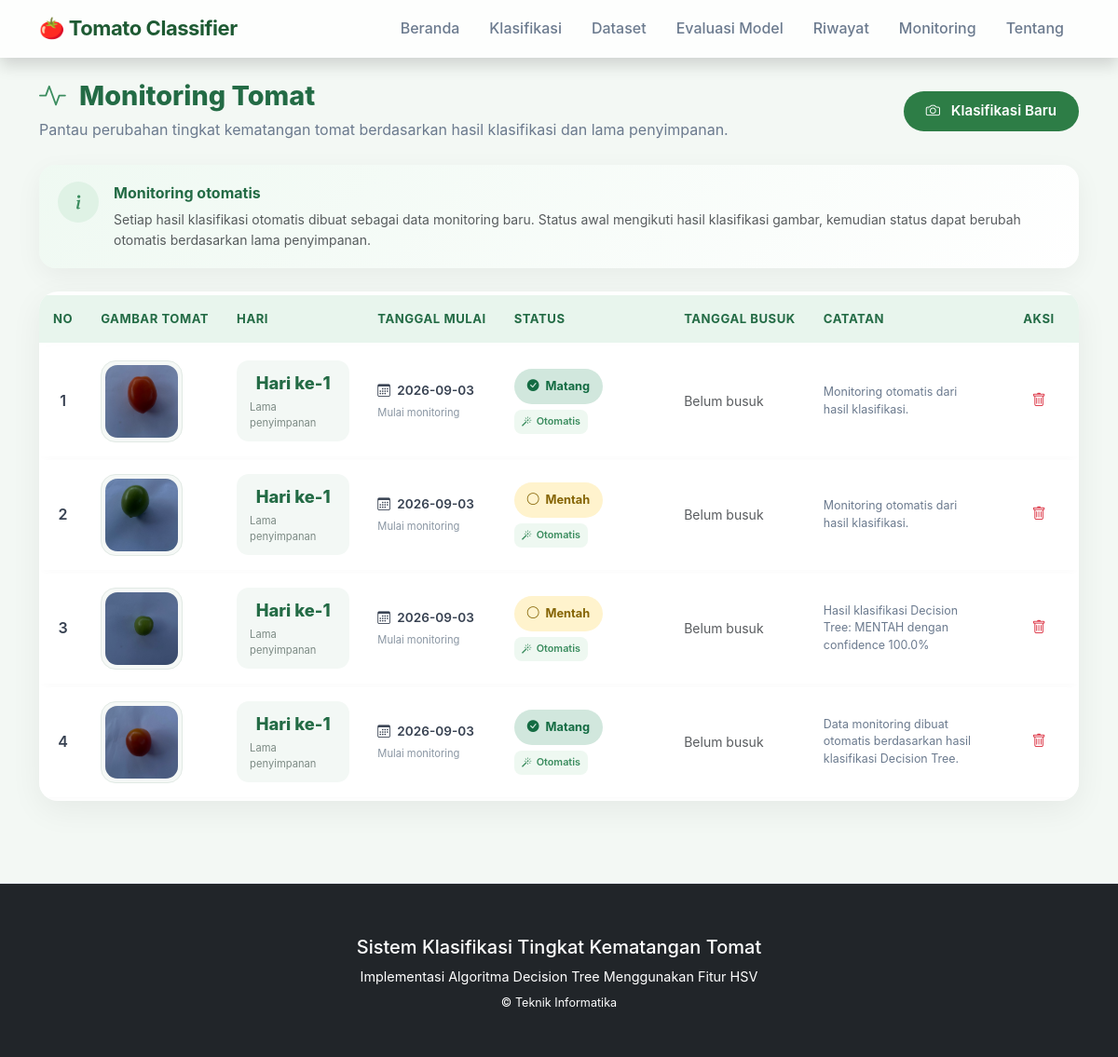
Screenshot of /monitoring with the database file from the repository.
### tables this page shows
CREATE TABLE monitoring (

            id INTEGER PRIMARY KEY AUTOINCREMENT,

            nama_tomat TEXT NOT NULL,

            filename TEXT,

            tanggal_mulai TEXT NOT NULL,

            status TEXT NOT NULL,

            tanggal_busuk TEXT,

            keterangan TEXT,

            created_at TEXT

        );

### app.py (the view, shortened to what this page needs)
@app.route("/monitoring")
def monitoring():
    data = get_monitoring()
    today = datetime.now().date()
    monitoring_data = []
    for item in data:
        try:
            tanggal_mulai = datetime.strptime(
                item["tanggal_mulai"],
                "%Y-%m-%d"
            ).date()
        except (
            ValueError,
            TypeError
        ):
            tanggal_mulai = today
        lama_hari = (
            today - tanggal_mulai
        ).days + 1
        lama_hari = max(
            lama_hari,
            1
        )
        status_awal = item["status"]
        status_sekarang = (
            calculate_monitoring_status(
                status_awal,
                lama_hari
            )
        )
        tanggal_busuk = (
            item["tanggal_busuk"]
        )
        monitoring_data.append({
            "id": item["id"],
            "nama_tomat": item["nama_tomat"],
            "filename": item["filename"],
            "tanggal_mulai": item["tanggal_mulai"],
            "status": status_sekarang,
            "status_awal": status_awal,
            "tanggal_busuk": tanggal_busuk,
            "keterangan": item["keterangan"],
            "created_at": item["created_at"],
            "lama_penyimpanan": lama_hari
        })
    return render_template(
        "monitoring.html",
        monitoring=monitoring_data
    )

### app.py (called while the page is built)
def calculate_monitoring_status(
    status_awal,
    lama_hari
):
    status_awal = str(
        status_awal
    ).strip().lower()
    if status_awal == "matang":
        if lama_hari <= 2:
            return "Matang"
        return "Busuk"
    if status_awal == "mentah":
        if lama_hari <= 2:
            return "Mentah"
        elif lama_hari <= 4:
            return "Setengah Matang"
        elif lama_hari <= 7:
            return "Matang"
        else:
            return "Busuk"
    return "Mentah"

### database.py (called while the page is built)
def get_connection():
    conn = sqlite3.connect(DATABASE)
    conn.row_factory = sqlite3.Row
    return conn

def get_monitoring():
    conn = get_connection()
    cursor = conn.cursor()
    cursor.execute("""
        SELECT *
        FROM monitoring
        ORDER BY id DESC
    """)
    data = cursor.fetchall()
    conn.close()
    return data

### templates/monitoring.html (shortened to what this page needs)
{% extends "base.html" %} {% block title %} Monitoring Tomat {% endblock %} {%
block content %}
<div class="monitoring-page">
  <div class="monitoring-header">
    <div
      class="d-flex justify-content-between align-items-center flex-wrap gap-3"
    >
      <div>
        <h2 class="monitoring-title">
          <i class="bi bi-activity me-2"></i>
          Monitoring Tomat
        </h2>
        <p class="monitoring-description">
          Pantau perubahan tingkat kematangan tomat berdasarkan hasil
          klasifikasi dan lama penyimpanan.
        </p>
      </div>
      <a
        href="{{ url_for('klasifikasi') }}"
        class="btn btn-success rounded-pill px-4"
      >
        <i class="bi bi-camera me-2"></i>
        Klasifikasi Baru
      </a>
    </div>
  </div>
  <div class="monitoring-info">
    <div class="d-flex align-items-start gap-3">
      <div class="monitoring-info-icon">
        <i class="bi bi-info-lg"></i>
      </div>
      <div>
        <div class="monitoring-info-title">Monitoring otomatis</div>
        <div class="small text-muted mt-1">
          Setiap hasil klasifikasi otomatis dibuat sebagai data monitoring baru.
          Status awal mengikuti hasil klasifikasi gambar, kemudian status dapat
          berubah otomatis berdasarkan lama penyimpanan.
        </div>
      </div>
    </div>
  </div>
  <div class="card monitor-card">
    <div class="table-responsive">
      <table class="table monitor-table table-hover">
        <thead>
          <tr>
            <th class="text-center">No</th>
            <th>Gambar Tomat</th>
            <th>Hari</th>
            <th>Tanggal Mulai</th>
            <th>Status</th>
            <th>Tanggal Busuk</th>
            <th>Catatan</th>
            <th class="text-center">Aksi</th>
          </tr>
        </thead>
        <tbody>
          {% for item in monitoring %}
          <tr>
            <td class="text-center">
              <span class="fw-semibold"> {{ loop.index }} </span>
            </td>
            <td>
              {% if item.filename %}
              <div class="tomato-image-wrapper">
                <img
                  src="{{ url_for(
                    'static',
                    filename='uploads/' + item.filename
                  ) }}"
                  alt="Gambar Tomat"
                  class="tomato-image"
                />
              </div>
              {% else %}
              <span class="text-muted small"> Tidak ada gambar </span>
              {% endif %}
            </td>
            <td>
              <div class="day-box">
                <div class="day-number">
                  Hari ke-{{ item.lama_penyimpanan }}
                </div>
                <div class="day-label">Lama penyimpanan</div>
              </div>
            </td>
            <td>
              <div class="date-text">
                <i class="bi bi-calendar3 me-1"></i>
                {{ item.tanggal_mulai }}
              </div>
              <div class="date-subtext">Mulai monitoring</div>
            </td>
            <td>
              {% if item.status == "Mentah" %}
              <span class="status-badge status-mentah">
                <i class="bi bi-circle"></i>
                Mentah
              </span>
              {% elif item.status == "Setengah Matang" %}
              <span class="status-badge status-setengah">
                <i class="bi bi-circle-half"></i>
                Setengah Matang
              </span>
              {% elif item.status == "Matang" %}
              <span class="status-badge status-matang">
                <i class="bi bi-check-circle-fill"></i>
                Matang
              </span>
              {% elif item.status == "Busuk" %}
              <span class="status-badge status-busuk">
                <i class="bi bi-x-circle-fill"></i>
                Busuk
              </span>
              {% else %}
              <span class="status-badge"> {{ item.status }} </span>
              {% endif %}
              <div class="auto-label">
                <i class="bi bi-magic"></i>
                Otomatis
              </div>
            </td>
            <td>
              {% if item.tanggal_busuk %}
              <div class="date-text">
                <i class="bi bi-calendar-x me-1"></i>
                {{ item.tanggal_busuk }}
              </div>
              {% else %}
              <span class="text-muted small"> Belum busuk </span>
              {% endif %}
            </td>
            <td>
              {% if item.keterangan %}
              <div class="note-text">{{ item.keterangan }}</div>
              {% else %}
              <span class="text-muted small"> - </span>
              {% endif %}
            </td>
            <td class="text-center">
              <a
                href="{{ url_for(
                  'delete_monitoring_data',
                  id=item.id
                ) }}"
                class="btn btn-outline-danger btn-sm btn-delete"
                onclick="return confirm('Hapus data monitoring ini?');"
                title="Hapus"
              >
                <i class="bi bi-trash"></i>
              </a>
            </td>
          </tr>
          {% endfor %}
        </tbody>
      </table>
    </div>
  </div>
</div>
{% endblock %}

### static/css/style.css (style rules this page uses)
:root { --primary: #2d7d46; --primary-light: #5a9e6f; --primary-dark: #1e5a33; --primary-bg: #f3f8f4; --primary-surface: #ffffff; --accent: #e8a838; --accent-light: #f5d48a; --gray-50: #f9fafb; --gray-100: #f0f2f5; --gray-200: #e2e6ec; --gray-400: #a0aab8; --gray-600: #6b7a8e; --gray-800: #1e2a3a; --radius: 16px; --radius-sm: 10px; --shadow-sm: 0 4px 16px rgba(0, 0, 0, 0.04); --shadow-md: 0 8px 32px rgba(0, 0, 0, 0.06); --shadow-lg: 0 16px 48px rgba(0, 0, 0, 0.08); --transition: all 0.25s cubic-bezier(0.25, 0.46, 0.45, 0.94); }
body { background-color: var(--primary-bg); font-family: "Inter", -apple-system, BlinkMacSystemFont, "Segoe UI", Roboto, sans-serif; color: var(--gray-800); line-height: 1.6; -webkit-font-smoothing: antialiased; }
.card { border: 1px solid rgba(255, 255, 255, 0.6); border-radius: var(--radius); background: var(--primary-surface); box-shadow: var(--shadow-sm); transition: var(--transition); }
.btn { border-radius: 50px; font-weight: 600; padding: 10px 28px; transition: var(--transition); border: none; font-size: 0.95rem; }
.btn-success { background: var(--primary); color: #fff; }
img { object-fit: cover; border-radius: var(--radius-sm); transition: var(--transition); }
.table { vertical-align: middle; border-collapse: separate; border-spacing: 0 4px; }
.table thead th { background: var(--gray-50); color: var(--gray-600); font-weight: 600; font-size: 0.85rem; text-transform: uppercase; letter-spacing: 0.04em; border: none; padding: 12px 16px; }
.table tbody tr { background: #fff; border-radius: var(--radius-sm); transition: var(--transition); box-shadow: 0 2px 8px rgba(0, 0, 0, 0.02); }
.table tbody td { border: none; padding: 12px 16px; background: transparent; }

### templates/monitoring.html (style rules this page uses)
.monitoring-page { max-width: 1250px; margin: 0 auto; padding-bottom: 40px; }
.monitoring-header { margin-bottom: 25px; }
.monitoring-title { font-size: 1.8rem; font-weight: 800; color: #236b45; margin-bottom: 6px; }
.monitoring-title i { color: #3a8c5e; }
.monitoring-description { color: #6b7a8e; margin: 0; }
.monitoring-info { border: none; border-radius: 18px; padding: 18px 20px; margin-bottom: 25px; background: linear-gradient(135deg, #eff9f2, #ffffff); box-shadow: 0 8px 28px rgba(0, 0, 0, 0.05); }
.monitoring-info-icon { width: 44px; height: 44px; min-width: 44px; border-radius: 50%; display: flex; align-items: center; justify-content: center; background: #dff2e5; color: #3a8c5e; font-size: 1.25rem; }
.monitoring-info-title { color: #236b45; font-weight: 700; }
.monitor-card { border: none; border-radius: 20px; overflow: hidden; background: #ffffff; box-shadow: 0 10px 35px rgba(0, 0, 0, 0.06); }
.monitor-table { margin: 0; }
.monitor-table thead th { background: #e8f5ed; color: #236b45; border: none; padding: 15px; font-size: 0.82rem; font-weight: 700; white-space: nowrap; vertical-align: middle; }
.monitor-table tbody td { padding: 15px; vertical-align: middle; border-color: #eef1f3; color: #374151; }
.monitor-table tbody tr { transition: 0.25s ease; }
.tomato-image-wrapper { width: 88px; height: 88px; padding: 4px; border-radius: 16px; background: #f5f8f6; border: 1px solid #e1e9e4; display: flex; align-items: center; justify-content: center; }
.tomato-image { width: 78px; height: 78px; object-fit: cover; border-radius: 13px; }
.day-box { min-width: 100px; display: inline-flex; flex-direction: column; align-items: center; justify-content: center; padding: 10px 14px; border-radius: 13px; background: #f3f8f5; color: #236b45; }
.day-number { font-size: 1.15rem; font-weight: 800; }
.day-label { font-size: 0.7rem; color: #7c8a84; margin-top: 2px; }
.status-badge { display: inline-flex; align-items: center; gap: 7px; padding: 9px 14px; border-radius: 50px; font-size: 0.8rem; font-weight: 700; white-space: nowrap; }
.status-mentah { background: #fff3cd; color: #856404; }
.status-matang { background: #d1e7dd; color: #146c43; }
.date-text { font-size: 0.85rem; font-weight: 600; color: #374151; }
.date-subtext { margin-top: 4px; font-size: 0.7rem; color: #8a96a3; }
.auto-label { display: inline-flex; align-items: center; gap: 5px; margin-top: 6px; padding: 4px 8px; border-radius: 8px; background: #eef8f1; color: #3a8c5e; font-size: 0.68rem; font-weight: 600; }
.note-text { max-width: 220px; font-size: 0.78rem; color: #6b7a8e; line-height: 1.5; }
.btn-delete { width: 38px; height: 38px; display: inline-flex; align-items: center; justify-content: center; border-radius: 10px; }

### rows the page displays
monitoring: filename (picture), lama_penyimpanan "1", tanggal_mulai "2026-09-03", status "Matang" (drawn), keterangan "Monitoring otomatis dari hasil klasifikasi."
monitoring: filename (picture), lama_penyimpanan "1", tanggal_mulai "2026-09-03", status "Mentah" (drawn), keterangan "Monitoring otomatis dari hasil klasifikasi."
monitoring: filename (picture), lama_penyimpanan "1", tanggal_mulai "2026-09-03", shows "Mentah", keterangan "Hasil klasifikasi Decision Tree: MENTAH dengan confidence 100.0%"
monitoring: filename (picture), lama_penyimpanan "1", tanggal_mulai "2026-09-03", status "Matang" (drawn), keterangan "Data monitoring dibuat otomatis berdasarkan hasil klasifikasi Decision Tree."
